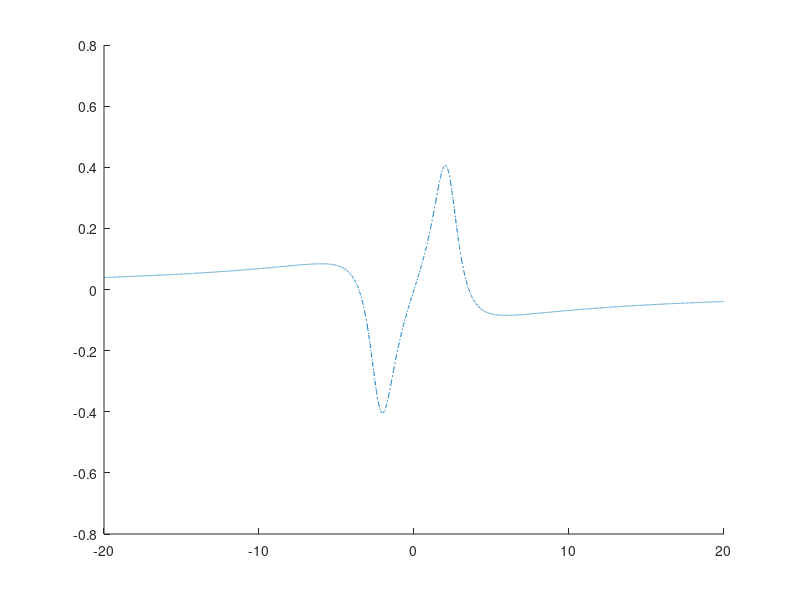

This figure's MATLAB source: (Note: this script raises an error after producing the figure.)
clear;
close all;

deltap=-2e12:0.001e12:2e12;
deltac=1.0e9;
deltab=2.0e9;
g21=2.0e9;
g31=1.0e9;
g41=4.2e11;
K=1.4e17;
omegap=10.08e14;
omega_c=3e11;
omega_d=4e11;
omega_b=0e11;
c=3e8;

Delta1 = deltap+1i*(g21/2);
Delta2 = deltap+deltac+1i*(g31/2);
Delta3 = deltap+deltab+1i*(g41/2);

Dp = (Delta2 + 1i*g31/2).*(Delta3 + 1i*g41/2) - abs(omega_d)^2;
D = (Delta1 + 1i*g21/2).*(Delta2 + 1i*g31/2).*(Delta3 + 1i*g41/2) - ... 
    abs(omega_c)^2.*(Delta3 + 1i*g41/2) + abs(omega_d)^2.*(Delta1 + 1i*g21/2) + 2.*(omega_c).*(omega_d);
A=((2.*c.*K)./(omegap));
%l=3.90e12;
chi1=((-A.*Dp)./D);
%X=(abs(omega_c).^2)*(abs(Delta3 + 1i*g41/2).^2);
%Y=abs(omega_d)*abs(omega_c);
%chi3 =- l*chi1*((abs(Dp).^2 + X+ Y.^2)/ abs(D).^2);
plot(deltap./10.^11, real(chi1),'-.' , LineWidth=2, DisplayName='\Omega_c=0.0', Color=[0 0 1]); % Blue
hold on;

omega_c=5e11;
Dp = (Delta2 + 1i*g31/2).*(Delta3 + 1i*g41/2) - abs(omega_d)^2;
D = (Delta1 + 1i*g21/2).*(Delta2 + 1i*g31/2).*(Delta3 + 1i*g41/2) - ...
    abs(omega_c)^2.*(Delta3 + 1i*g41/2)- abs(omega_d)^2.*(Delta1 + 1i*g21/2) + 2.*(omega_c).*(omega_d);
A=((2.*c.*K)./(omegap));
%l=3.90e12;
chi1=((-A.*Dp)./D);
%X=(abs(omega_c).^2)*(abs(Delta3 + 1i*g41/2).^2);
%Y=abs(omega_d)*abs(omega_c);
%chi3 =- l*chi1*((abs(Dp).^2 + X + Y.^2)/ abs(D).^2);
plot(deltap./10.^11, real(chi1), LineWidth=2, DisplayName='\Omega_c=2.0', Color=[1 0 0]); % Red
hold on;


omega_c=7e11;
Dp = (Delta2 + 1i*g31/2).*(Delta3 + 1i*g41/2) - abs(omega_d)^2;
D = (Delta1 + 1i*g21/2).*(Delta2 + 1i*g31/2).*(Delta3 + 1i*g41/2) - ...
    abs(omega_c)^2.*(Delta3 + 1i*g41/2)- abs(omega_d)^2.*(Delta1 + 1i*g21/2) + 2.*(omega_c).*(omega_d);
A=((2.*c.*K)./(omegap));
%l=3.90e12;
chi1=((-A.*Dp)./D);
%X=(abs(omega_c).^2)*(abs(Delta3 + 1i*g41/2).^2);
%Y=abs(omega_d)*abs(omega_c);
%chi3 =- l*chi1*((abs(Dp).^2 + X + Y.^2)/ abs(D).^2);
plot(deltap./10.^11, real(chi1), LineWidth=2, DisplayName='\Omega_c=4.0'); % Yellow
hold on;

omega_c=9e11;
Dp = (Delta2 + 1i*g31/2).*(Delta3 + 1i*g41/2) - abs(omega_d)^2;
D = (Delta1 + 1i*g21/2).*(Delta2 + 1i*g31/2).*(Delta3 + 1i*g41/2) - ...
    abs(omega_c)^2.*(Delta3 + 1i*g41/2)- abs(omega_d)^2.*(Delta1 + 1i*g21/2) + 2.*(omega_c).*(omega_d);
A=((2.*c.*K)./(omegap));
%l=3.90e12;
chi1=((-A.*Dp)./D);
%X=(abs(omega_c).^2)*(abs(Delta3 + 1i*g41/2).^2);
%Y=abs(omega_d)*abs(omega_c);
%chi3 =- l*chi1*((abs(Dp).^2 + X+ Y.^2)/ abs(D).^2);
plot(deltap./10.^11, real(chi1), '--', LineWidth=2.5, DisplayName='\Omega_c=6.0'); % Purple
hold on;

omega_c=11e11;
Dp = (Delta2 + 1i*g31/2).*(Delta3 + 1i*g41/2) - abs(omega_d)^2;
D = (Delta1 + 1i*g21/2).*(Delta2 + 1i*g31/2).*(Delta3 + 1i*g41/2) - ...
    abs(omega_c)^2.*(Delta3 + 1i*g41/2)- abs(omega_d)^2.*(Delta1 + 1i*g21/2) + 2.*(omega_c).*(omega_d);
A=((2.*c.*K)./(omegap));
l=3.90e12;
chi1=((-A.*Dp)./D);
X=(abs(omega_c).^2)*(abs(Delta3 + 1i*g41/2).^2);
Y=abs(omega_d)*abs(omega_c);
chi3 =- l*chi1*((abs(Dp).^2 + X + Y.^2)/ abs(D).^2);
plot(deltap./10.^11, real(chi1), LineWidth=2, DisplayName='\Omega_c=8.0', Color=[0 0.5 0]); % Green
hold on;

lgd = legend('show');
set(lgd, 'FontName', 'Garamond', 'FontSize', 20, 'FontWeight', 'bold', 'EdgeColor', ...
    'w', 'NumColumns', 3, 'Location', 'north', TextColor=[0 0 0]);
legend boxon;

set(gca, FontName='Garamond', FontSize=42, FontWeight='bold', XColor=[0 0 0], YColor=[0 0 0]);
xlabel('\Delta_p/\gamma^{\prime}_{31}', FontName='Garamond', FontSize=42, FontWeight='bold', Color=[0 0 0]);
ylabel('Re\chi^{(1)}', FontName='Garamond', FontSize=42, FontWeight='bold', Color=[0 0 0]);
%title('\Delta_p vs Re\chi^{(1)}', FontName='Garamond', FontSize=17, FontWeight='bold');
grid on;

folder_path = "C:\Users\Ryuki\Downloads\PLOTS";
file = fullfile(folder_path, 'Real_chi1_Omega_c.jpeg');
fig = gcf;
set(fig, 'Units', 'pixels');
fig.Position = [100, 100, 1280, 720];  % [left, bottom, width, height]
exportgraphics(fig, file, 'Resolution', 300);